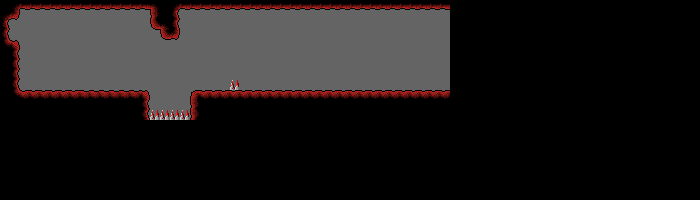

A level layout from a 2D game, rendered from its tile map. Below: a short description, then the map file with tile-grid data replaced by summaries:
An orthogonal 70x20 tile map with 10x10 px tiles, 2 tile layers (back, main) and 2 objects (spawn, mob).

<map version="1.0" orientation="orthogonal" width="70" height="20" tilewidth="10" tileheight="10">
 <tileset firstgid="1" name="tileset" tilewidth="10" tileheight="10">
  <image source="level1/tileset.png" width="100" height="50" />
  <tile id="0">
   <properties>
    <property name="solid" value="0" />
    <property name="visible" value="0" />
   </properties>
  </tile>
  <tile id="1">
   <properties>
    <property name="visible" value="1" />
   </properties>
  </tile>
  <tile id="2">
   <properties>
    <property name="visible" value="1" />
   </properties>
  </tile>
  <tile id="3">
   <properties>
    <property name="visible" value="1" />
   </properties>
  </tile>
  <tile id="4">
   <properties>
    <property name="visible" value="1" />
   </properties>
  </tile>
  <tile id="5">
   <properties>
    <property name="visible" value="1" />
   </properties>
  </tile>
  <tile id="6">
   <properties>
    <property name="visible" value="1" />
   </properties>
  </tile>
  <tile id="7">
   <properties>
    <property name="visible" value="1" />
   </properties>
  </tile>
  <tile id="8">
   <properties>
    <property name="visible" value="1" />
   </properties>
  </tile>
  <tile id="11">
   <properties>
    <property name="visible" value="1" />
   </properties>
  </tile>
  <tile id="13">
   <properties>
    <property name="visible" value="1" />
   </properties>
  </tile>
  <tile id="14">
   <properties>
    <property name="visible" value="1" />
   </properties>
  </tile>
  <tile id="15">
   <properties>
    <property name="visible" value="1" />
   </properties>
  </tile>
  <tile id="16">
   <properties>
    <property name="visible" value="1" />
   </properties>
  </tile>
  <tile id="17">
   <properties>
    <property name="visible" value="1" />
   </properties>
  </tile>
  <tile id="18">
   <properties>
    <property name="kill" value="1" />
    <property name="solid" value="0" />
    <property name="visible" value="1" />
   </properties>
  </tile>
  <tile id="23">
   <properties>
    <property name="visible" value="1" />
   </properties>
  </tile>
  <tile id="24">
   <properties>
    <property name="visible" value="1" />
   </properties>
  </tile>
  <tile id="25">
   <properties>
    <property name="visible" value="1" />
   </properties>
  </tile>
  <tile id="26">
   <properties>
    <property name="visible" value="1" />
   </properties>
  </tile>
  <tile id="27">
   <properties>
    <property name="visible" value="1" />
   </properties>
  </tile>
  <tile id="28">
   <properties>
    <property name="visible" value="1" />
   </properties>
  </tile>
  <tile id="34">
   <properties>
    <property name="visible" value="1" />
   </properties>
  </tile>
  <tile id="35">
   <properties>
    <property name="visible" value="1" />
   </properties>
  </tile>
  <tile id="36">
   <properties>
    <property name="visible" value="1" />
   </properties>
  </tile>
  <tile id="44">
   <properties>
    <property name="visible" value="1" />
   </properties>
  </tile>
  <tile id="45">
   <properties>
    <property name="visible" value="1" />
   </properties>
  </tile>
  <tile id="46">
   <properties>
    <property name="visible" value="1" />
   </properties>
  </tile>
 </tileset>
 <layer name="back" width="70" height="20">
  <data>[1400 cells, 1400 non-empty, 2 distinct tile ids]</data>
 </layer>
 <layer name="main" width="70" height="20">
  <data>[1400 cells, 1385 non-empty, 15 distinct tile ids]</data>
 </layer>
 <objectgroup name="Calque d'objets 1" width="70" height="20">
  <object name="spawn" type="spawn" gid="3" x="40" y="80">
   <properties>
    <property name="spawn" value="cool" />
   </properties>
  </object>
  <object name="first" type="mob" gid="10" x="262" y="84">
   <properties>
    <property name="color" value="1" />
    <property name="type" value="1" />
   </properties>
  </object>
 </objectgroup>
</map>